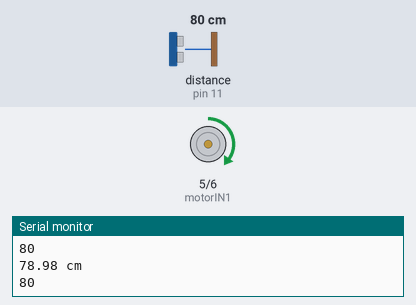
A sketch run on a simulated Arduino Uno, built with avr-gcc and run on an emulated ATmega328P. Shown: motor-driver pin pairs drawn as motors (green arrow = first pin HIGH = forward, orange = second pin HIGH = backward, longer = more drive, scaled by the enable pin), the last lines printed to the serial monitor. Wiring (inferred from the names in the program): ultrasonic range finder: trigger pin 10; echo pin 11. The test bench sets the inputs (shaded band); at power-on: distance to the obstacle (sensor on pin 11) 80 cm. The echo pulse lasts 58.3 µs per cm.

Above: at 1.2 s.
1.3 s: distance to the obstacle (sensor on pin 11) set to 27 cm
At 1.9 s:
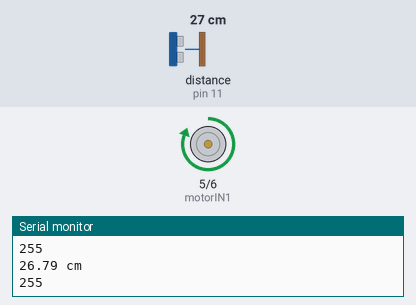
2.8 s: distance to the obstacle (sensor on pin 11) set to 103 cm
At 3.5 s:
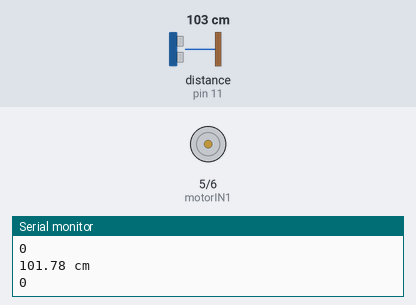
4.3 s: distance to the obstacle (sensor on pin 11) set to 96 cm
At 5.3 s:
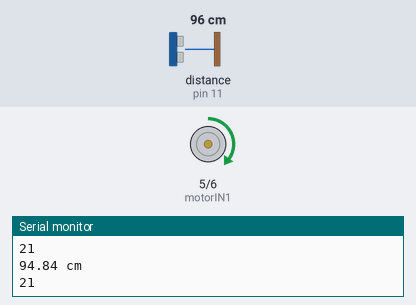
5.8 s: distance to the obstacle (sensor on pin 11) set to 60 cm
At 6.4 s:
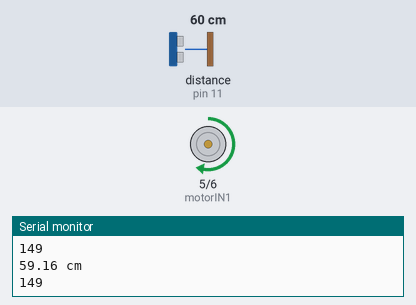
7.3 s: distance to the obstacle (sensor on pin 11) set to 2 cm
At 7.7 s:
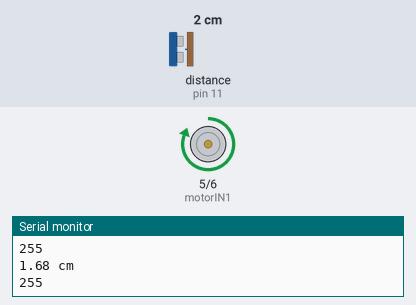
8.8 s: distance to the obstacle (sensor on pin 11) set to 120 cm
At 9.2 s:
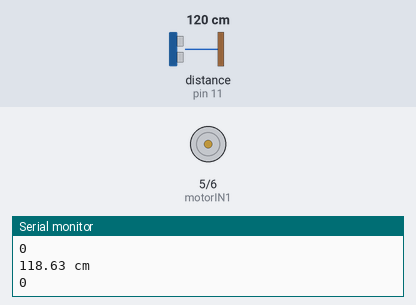
Timing chart, 0 to 11.3 s (numbered marks = the images above; inputs shaded):
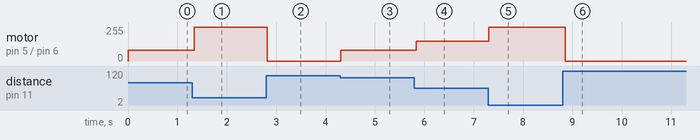

Measured:
- the behaviour switches between 102 and 101 cm on distance to the obstacle (sensor on pin 11) (found by bisection; images 2 and 3)
- after the input at 1.3 s, motor on pin 5 (motorIN1) / pin 6 (motorIN2): forward 80/255 → forward 255/255 at once
- after the input at 2.8 s, motor on pin 5 (motorIN1) / pin 6 (motorIN2): forward 255/255 → stopped at once
- after the input at 4.3 s, motor on pin 5 (motorIN1) / pin 6 (motorIN2): stopped → forward 80/255 at once
- after the input at 5.8 s, motor on pin 5 (motorIN1) / pin 6 (motorIN2): forward 80/255 → forward 149/255 at once
- after the input at 7.3 s, motor on pin 5 (motorIN1) / pin 6 (motorIN2): forward 149/255 → forward 255/255 at once
- after the input at 8.8 s, motor on pin 5 (motorIN1) / pin 6 (motorIN2): forward 255/255 → stopped after 0.05 s

The sketch:

motor.ino
```cpp
// 定义引脚
const int trigPin = 10;     // 超声波 Trig
const int echoPin = 11;     // 超声波 Echo（不能和 ENA 共用）
const int motorENA = 9;   // L298N 的 ENA，接 PWM 引脚 10 ✅
const int motorIN1 = 5;    // 控制方向
const int motorIN2 = 6;    // 控制方向

void setup() {
  // 设置引脚模式
  pinMode(trigPin, OUTPUT);
  pinMode(echoPin, INPUT);
  pinMode(motorENA, OUTPUT);
  pinMode(motorIN1, OUTPUT);
  pinMode(motorIN2, OUTPUT);

  Serial.begin(9600);
}

void loop() {
  // --- 超声波测距 ---
  digitalWrite(trigPin, LOW);
  delayMicroseconds(2);
  digitalWrite(trigPin, HIGH);
  delayMicroseconds(10);
  digitalWrite(trigPin, LOW);

  long duration = pulseIn(echoPin, HIGH);           // 读取高电平持续时间
  float distance = duration * 0.034 / 2;

  Serial.print(distance);
  Serial.println(" cm");

  // --- 根据距离设置电机速度 ---
  int motorSpeed;
  if (distance < 30) {
    motorSpeed = 255;
  } else if (distance > 100) {
    motorSpeed = 0;
  } else {
    // 距离在 5~50cm 之间，线性加速
    motorSpeed = map(distance, 100, 30, 0, 255);
    motorSpeed = constrain(motorSpeed, 0, 255);  // 限制在 0~255
  }

  digitalWrite(motorIN1, HIGH);
  digitalWrite(motorIN2, LOW);

  analogWrite(motorENA, motorSpeed);
  // 打印电机速度
  Serial.println(motorSpeed);
  delay(50);  // 稍微延迟，避免串口输出太快
}
```
